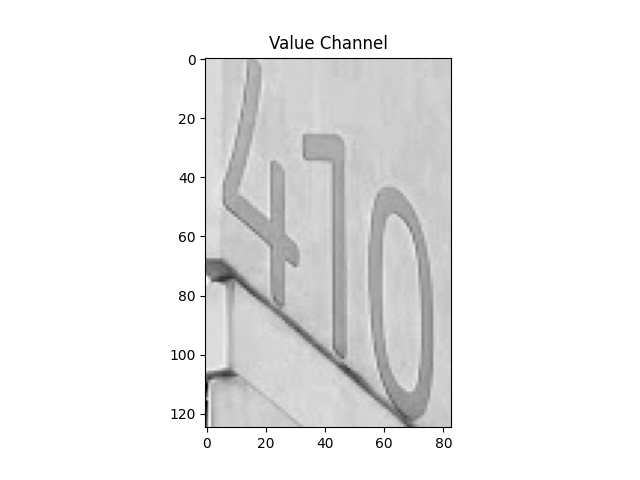
#> input picture hsv_image.png, 640 x 480 px; its folder holds only this picture in this run
$ python -i task2.py   (imports and definitions only)
#> lines starting #> are read from the running program, lines starting #| are printed output that depends on the picture; after the words box and inside, x2 and y2 are one past the last pixel; in counts of white or black regions, pixels touching at a corner belong together
#> further down, picture is the input picture: shape (480, 640, 3); min 0, max 255, mean 235.4


# Licensed under the Apache License, Version 2.0 (the "License");
# you may not use this file except in compliance with the License.
# You may obtain a copy of the License at
#
#     http://www.apache.org/licenses/LICENSE-2.0
#
# Unless required by applicable law or agreed to in writing, software
# distributed under the License is distributed on an "AS IS" BASIS,
# WITHOUT WARRANTIES OR CONDITIONS OF ANY KIND, either express or implied.
# See the License for the specific language governing permissions and
# limitations under the License.


# Author: Jaeden Mah
# Last Modified: 02/10/2025

import glob
import os
import shutil
import cv2 as cv2
import numpy as np


# [13 lines left out: function save_output, not called in this run]


def preprocess_image(image):
    """ Preprocess the input image for better segment detection.

    Args:
        image (numpy.ndarray): The input image.

    Returns:
        numpy.ndarray: The preprocessed image.
    """

    gray_img = cv2.cvtColor(image, cv2.COLOR_BGR2GRAY)

    processed = cv2.equalizeHist(gray_img)
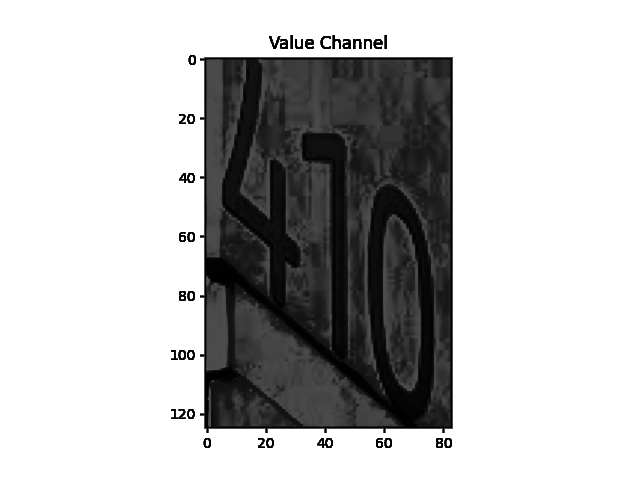
#> processed: shape (480, 640); min 0, max 255, mean 188.5

    # Get dimensions of the cropped number region so i can apply different preprocessing for different sized images
    h, w = processed.shape[:2]
#> h = 480; w = 640

    if w > 300 or h > 200: # image is fairly large
        #using median blur to remove salt and pepper noise while preserving edges better than gaussian blur
        processed = cv2.medianBlur(processed, ksize=5)

    # Thresholding to get binary image as segment only works on binary images. Smaller 5th parameter preserves more detail in digits
        processed = cv2.adaptiveThreshold(processed, 255, cv2.ADAPTIVE_THRESH_GAUSSIAN_C,
                                cv2.THRESH_BINARY, 11, 7)
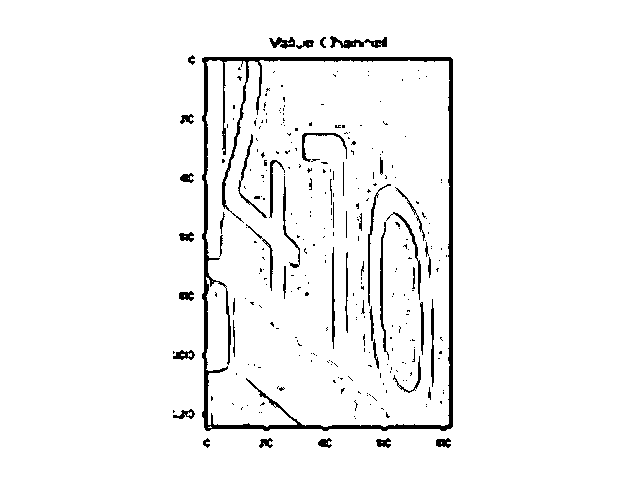
#> processed: shape (480, 640); 95.9% white; 298 black regions (247 under 20 px), largest, box (x1, y1, x2, y2) and area: (202, 57, 453, 431) 6249, (380, 222, 389, 360) 338, (330, 36, 387, 49) 327

        # could apply dilation to make digits more visible for detector but only if their white as dilation makes white areas larger and black areas smaller (need to eleminate white in background)
        kernel = cv2.getStructuringElement(cv2.MORPH_RECT, (3, 3))
        processed = cv2.morphologyEx(processed, cv2.MORPH_OPEN, kernel, iterations=2)
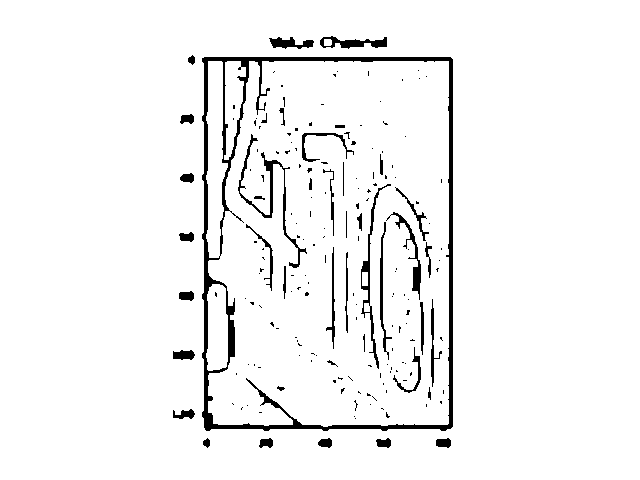
#> processed: shape (480, 640); 95.4% white; 185 black regions (142 under 20 px), largest, box (x1, y1, x2, y2) and area: (202, 57, 453, 431) 6997, (238, 134, 307, 268) 829, (361, 184, 391, 369) 601


    else: # image is fairly small
        processed = cv2.medianBlur(processed, ksize=3)

        # Use otsu's thresholding as its better for smaller res images
        _, processed = cv2.threshold(processed, 0, 255, cv2.THRESH_BINARY + cv2.THRESH_OTSU)

        # could apply dilation to make digits more visible for detector but only if their white as dilation makes white areas larger and black areas smaller (need to eleminate white in background)
        kernel = cv2.getStructuringElement(cv2.MORPH_RECT, (3, 3))
        processed = cv2.morphologyEx(processed, cv2.MORPH_OPEN, kernel, iterations=1)

    return processed


# [72 lines left out: functions extract_digits, run_task2, not called in this run]

>>> import cv2
>>> picture = cv2.imread('hsv_image.png')
>>> result = preprocess_image(picture)
